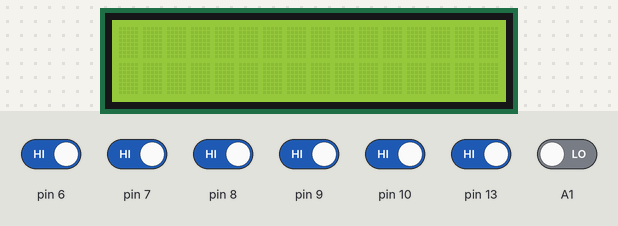
Bench run of a sketch on a simulated Arduino Uno, built with avr-gcc and run on an emulated ATmega328P. Parts: 16×2 character LCD. The inputs (shaded band) are chosen by the test bench; at power-on: pin 6–10, pin 13 HIGH, A1 LOW.

Above: at 1.2 s.
1.3 s: pin 6 driven LOW and pin 7 driven LOW and pin 8 driven LOW and pin 9 driven LOW and pin 10 driven LOW
At 1.8 s:
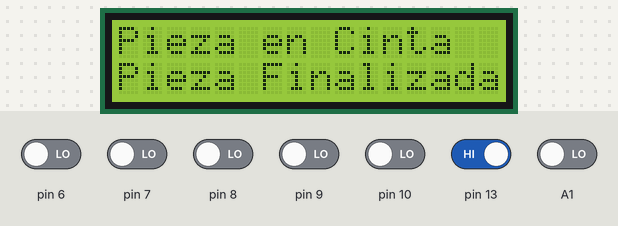
2.8 s: pin 13 driven LOW
At 3.4 s:
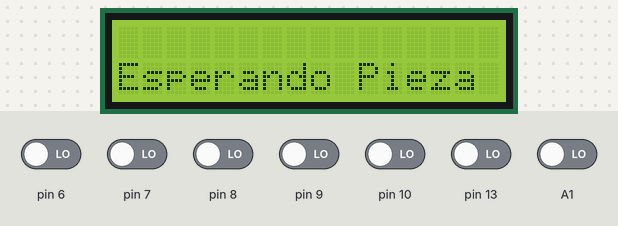
4.3 s: pin 6 driven HIGH
At 5.1 s:
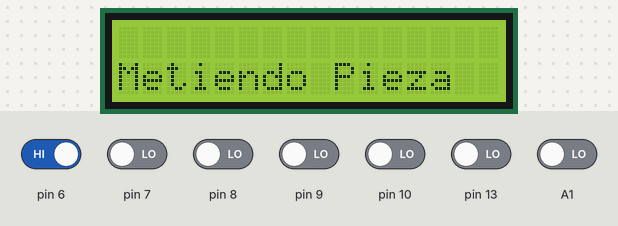
5.8 s: pin 6 driven LOW
At 6.7 s:
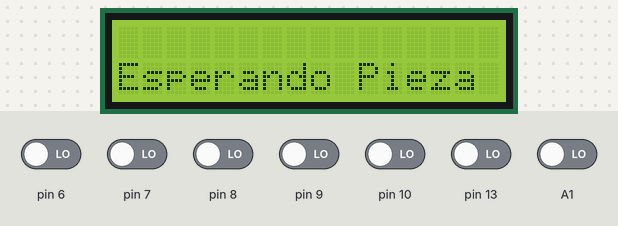
7.3 s: pin 7 driven HIGH
At 8.4 s:
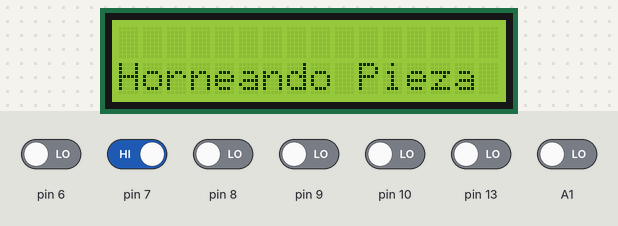
8.8 s: pin 7 driven LOW
At 10.0 s:
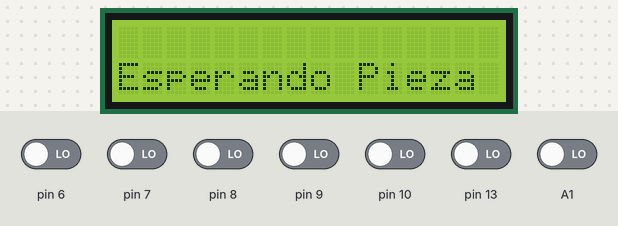
Timing chart, 0 to 11.3 s (numbered marks = the images above; inputs shaded):
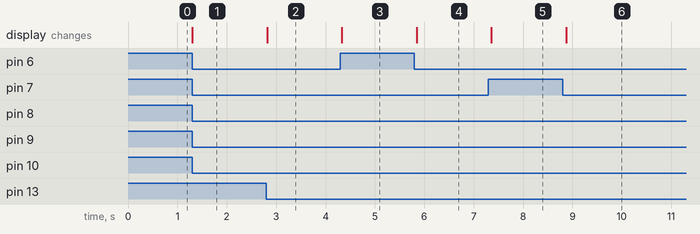

The sketch:

HornoNz.ino
```cpp
#include <LiquidCrystal.h>
LiquidCrystal lcd(12, 11, 5, 4, 3, 2);

void setup() {

  pinMode(6,INPUT);
  pinMode(7,INPUT);
  pinMode(8,INPUT);
  pinMode(9,INPUT);
  pinMode(10,INPUT);
  pinMode(13,INPUT);
  pinMode(A1,INPUT);

  Serial.begin(9600);
  lcd.begin(16,2);
  lcd.setCursor(0,0);
}

void loop() {
int MEhorno = digitalRead(6);
int FCHint = digitalRead(7);
int MShorno = digitalRead(8);
int MSHcorona = digitalRead(9);
int FCsierra = digitalRead(10);
int FCcinta = digitalRead(13);
int MAcorona = digitalRead(A1);


 if (MEhorno == LOW && FCHint == LOW && MShorno == LOW && MSHcorona == LOW && FCsierra == LOW && FCcinta == LOW && MAcorona == LOW) {
      lcd.setCursor(0,1);
      lcd.print("Esperando Pieza ");
      lcd.setCursor(0,0);
      lcd.print("                ");
      delay(500);
  }else if (MEhorno == HIGH && FCHint == LOW && MShorno == LOW && MSHcorona == LOW && FCsierra == LOW && FCcinta == LOW && MAcorona == LOW) {
      lcd.setCursor(0,1);
      lcd.print("Metiendo Pieza  ");
      lcd.setCursor(0,0);
      lcd.print("                ");
      delay(500);
  }else if (MEhorno == LOW && FCHint == HIGH && MShorno == LOW && MSHcorona == LOW && FCsierra == LOW && FCcinta == LOW && MAcorona == LOW) {
      lcd.setCursor(0,1);
      lcd.print("Horneando Pieza ");
      lcd.setCursor(0,0);
      lcd.print("                ");
      delay(500);
  }else if (MEhorno == LOW && FCHint == LOW && MShorno == HIGH && MSHcorona == LOW && FCsierra == LOW && FCcinta == LOW && MAcorona == LOW) {
      lcd.setCursor(0,1);
      lcd.print("Sacando Pieza    ");
      lcd.setCursor(0,0);
      lcd.print("                ");
      delay(500);


  }else if (MEhorno == LOW && FCHint == LOW && MShorno == LOW && MSHcorona == HIGH && FCsierra == LOW && FCcinta == LOW && MAcorona == LOW) {
      lcd.setCursor(0,1);
      lcd.print("Pieza Dejada    ");
      lcd.setCursor(0,0);
      lcd.print("                ");
      delay(500);
  }else if (MEhorno == LOW && FCHint == LOW && MShorno == LOW && MSHcorona == LOW && FCsierra == HIGH && FCcinta == LOW && MAcorona == LOW) {
      lcd.setCursor(0,1);
      lcd.print("Cortando Pieza  ");
      lcd.setCursor(0,0);
      lcd.print("                ");
      delay(500);
  }else if (MEhorno == LOW && FCHint == LOW && MShorno == LOW && MSHcorona == LOW && FCsierra == LOW && FCcinta == HIGH && MAcorona == LOW) {
      lcd.setCursor(0,0);
      lcd.print("Pieza en Cinta  ");
      lcd.setCursor(0,1);
      lcd.print("Pieza Finalizada");
      delay(500);
  }else if (MEhorno == LOW && FCHint == LOW && MShorno == LOW && MSHcorona == LOW && FCsierra == LOW && FCcinta == LOW && MAcorona == HIGH) {
      lcd.setCursor(0,1);
      lcd.print("Moviendo Pieza  ");
      lcd.setCursor(0,0);
      lcd.print("                ");
      delay(500);
  }

}
```

Measured:
- after the input at 1.3 s, the display: changes at once (image 1)
- after the input at 2.8 s, the display: changes at once (image 2)
- after the input at 4.3 s, the display: changes at once (image 3)
- after the input at 5.8 s, the display: changes at once (image 4)
- after the input at 7.3 s, the display: changes after 0.06 s (image 5)
- after the input at 8.8 s, the display: changes after 0.07 s (image 6)
